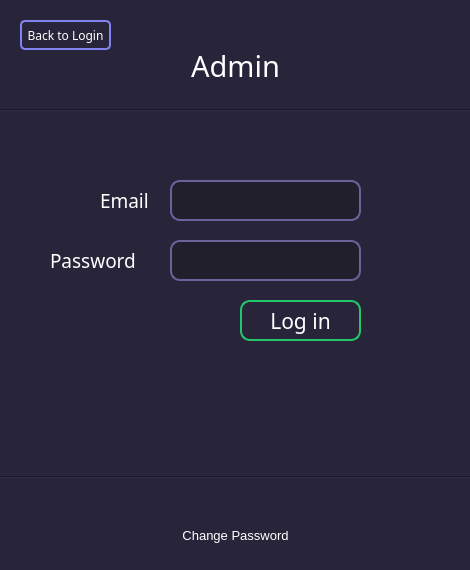
<?xml version="1.0" encoding="UTF-8"?>
<ui version="4.0">
 <class>Login</class>
 <widget class="QMainWindow" name="Login">
  <property name="geometry">
   <rect>
    <x>0</x>
    <y>0</y>
    <width>470</width>
    <height>570</height>
   </rect>
  </property>
  <property name="windowTitle">
   <string>Login</string>
  </property>
  <property name="autoFillBackground">
   <bool>false</bool>
  </property>
  <property name="styleSheet">
   <string notr="true">background-color: rgb(40,37,58);
</string>
  </property>
  <property name="tabShape">
   <enum>QTabWidget::Triangular</enum>
  </property>
  <widget class="QWidget" name="centralwidget">
   <widget class="QLabel" name="label">
    <property name="geometry">
     <rect>
      <x>10</x>
      <y>40</y>
      <width>451</width>
      <height>51</height>
     </rect>
    </property>
    <property name="font">
     <font>
      <family>Product Sans Light</family>
      <pointsize>22</pointsize>
     </font>
    </property>
    <property name="styleSheet">
     <string notr="true">color : rgb(255, 255, 255)</string>
    </property>
    <property name="text">
     <string>Admin</string>
    </property>
    <property name="alignment">
     <set>Qt::AlignCenter</set>
    </property>
   </widget>
   <widget class="QLabel" name="label_2">
    <property name="geometry">
     <rect>
      <x>100</x>
      <y>180</y>
      <width>61</width>
      <height>41</height>
     </rect>
    </property>
    <property name="font">
     <font>
      <family>Product Sans</family>
      <pointsize>14</pointsize>
     </font>
    </property>
    <property name="styleSheet">
     <string notr="true">color:rgb(255, 255, 255)</string>
    </property>
    <property name="text">
     <string>Email</string>
    </property>
   </widget>
   <widget class="QLineEdit" name="email_input">
    <property name="geometry">
     <rect>
      <x>170</x>
      <y>180</y>
      <width>191</width>
      <height>41</height>
     </rect>
    </property>
    <property name="font">
     <font>
      <pointsize>10</pointsize>
     </font>
    </property>
    <property name="styleSheet">
     <string notr="true">QLineEdit {
color:rgb(255, 255, 255);border: 2px solid rgb(106, 98, 154); border-radius:10px;padding-left:15px;padding-right:15px;background : rgb(34,31,44);
}

QLineEdit:hover{
color:rgb(255, 255, 255);border: 2px solid white; border-radius:10px;padding-left:15px;padding-right:15px;background : rgb(34,31,44);
}
</string>
    </property>
   </widget>
   <widget class="Line" name="line">
    <property name="geometry">
     <rect>
      <x>-10</x>
      <y>90</y>
      <width>531</width>
      <height>41</height>
     </rect>
    </property>
    <property name="orientation">
     <enum>Qt::Horizontal</enum>
    </property>
   </widget>
   <widget class="QLabel" name="label_3">
    <property name="geometry">
     <rect>
      <x>50</x>
      <y>240</y>
      <width>111</width>
      <height>41</height>
     </rect>
    </property>
    <property name="font">
     <font>
      <family>Product Sans</family>
      <pointsize>14</pointsize>
     </font>
    </property>
    <property name="styleSheet">
     <string notr="true">color:rgb(255, 255, 255)</string>
    </property>
    <property name="text">
     <string>Password</string>
    </property>
   </widget>
   <widget class="QLineEdit" name="password_input">
    <property name="enabled">
     <bool>true</bool>
    </property>
    <property name="geometry">
     <rect>
      <x>170</x>
      <y>240</y>
      <width>191</width>
      <height>41</height>
     </rect>
    </property>
    <property name="font">
     <font>
      <pointsize>10</pointsize>
     </font>
    </property>
    <property name="cursor">
     <cursorShape>IBeamCursor</cursorShape>
    </property>
    <property name="styleSheet">
     <string notr="true">QLineEdit {
color:rgb(255, 255, 255);border: 2px solid rgb(106, 98, 154); border-radius:10px;padding-left:15px;padding-right:15px;background : rgb(34,31,44);
}

QLineEdit:hover{
color:rgb(255, 255, 255);border: 2px solid white; border-radius:10px;padding-left:15px;padding-right:15px;background : rgb(34,31,44);
}
</string>
    </property>
    <property name="echoMode">
     <enum>QLineEdit::Password</enum>
    </property>
   </widget>
   <widget class="QPushButton" name="login_btn">
    <property name="geometry">
     <rect>
      <x>240</x>
      <y>300</y>
      <width>121</width>
      <height>41</height>
     </rect>
    </property>
    <property name="font">
     <font>
      <family>Product Sans</family>
      <pointsize>16</pointsize>
      <weight>50</weight>
      <bold>false</bold>
     </font>
    </property>
    <property name="cursor">
     <cursorShape>PointingHandCursor</cursorShape>
    </property>
    <property name="styleSheet">
     <string notr="true">QPushButton#login_btn {
    background-color: none;
    border: 1.5px solid rgb(36,199,103) ;
	border-radius: 10px;
    color: white;
}

QPushButton#login_btn:hover {
    background-color: rgb(36,199,103);
	color: rgb(54, 54, 54)
    
}</string>
    </property>
    <property name="text">
     <string>Log in</string>
    </property>
    <property name="flat">
     <bool>true</bool>
    </property>
   </widget>
   <widget class="QLabel" name="login_info">
    <property name="geometry">
     <rect>
      <x>10</x>
      <y>390</y>
      <width>451</width>
      <height>31</height>
     </rect>
    </property>
    <property name="font">
     <font>
      <family>Product Sans</family>
      <pointsize>10</pointsize>
     </font>
    </property>
    <property name="styleSheet">
     <string notr="true">color:rgb(236,77,82); text-align:center;</string>
    </property>
    <property name="text">
     <string/>
    </property>
    <property name="alignment">
     <set>Qt::AlignCenter</set>
    </property>
   </widget>
   <widget class="Line" name="line_2">
    <property name="geometry">
     <rect>
      <x>-10</x>
      <y>460</y>
      <width>523</width>
      <height>34</height>
     </rect>
    </property>
    <property name="orientation">
     <enum>Qt::Horizontal</enum>
    </property>
   </widget>
   <widget class="QPushButton" name="backtologin_btn">
    <property name="geometry">
     <rect>
      <x>20</x>
      <y>20</y>
      <width>91</width>
      <height>30</height>
     </rect>
    </property>
    <property name="font">
     <font>
      <family>Product Sans</family>
      <pointsize>9</pointsize>
      <weight>50</weight>
      <bold>false</bold>
     </font>
    </property>
    <property name="styleSheet">
     <string notr="true">QPushButton#backtologin_btn {
    background-color: none;
    border: 1.5px solid rgb(130,130,240) ;
	border-radius: 5px;
    color: white;
}

QPushButton#backtologin_btn:hover {
    background-color:  rgb(130,130,240);
	color: rgb(54, 54, 54)
    
}</string>
    </property>
    <property name="text">
     <string>Back to Login</string>
    </property>
    <property name="flat">
     <bool>true</bool>
    </property>
   </widget>
   <widget class="QPushButton" name="change_pass_btn">
    <property name="geometry">
     <rect>
      <x>150</x>
      <y>520</y>
      <width>171</width>
      <height>31</height>
     </rect>
    </property>
    <property name="font">
     <font>
      <family>MS Shell Dlg 2</family>
      <pointsize>10</pointsize>
      <weight>50</weight>
      <bold>false</bold>
     </font>
    </property>
    <property name="cursor">
     <cursorShape>PointingHandCursor</cursorShape>
    </property>
    <property name="styleSheet">
     <string notr="true">QPushButton#change_pass_btn {
    background-color: none;
    /* border: 1px solid  rgb(234,77,86)  ; */
	/* border-radius: 5px; */
    color: white;
}

QPushButton#change_pass_btn:hover {
    /*background-color:  rgb(234,77,86) ;*/
	color: rgb(234,77,86);
    
}</string>
    </property>
    <property name="text">
     <string>Change Password</string>
    </property>
    <property name="flat">
     <bool>true</bool>
    </property>
   </widget>
  </widget>
 </widget>
 <resources/>
 <connections/>
</ui>
